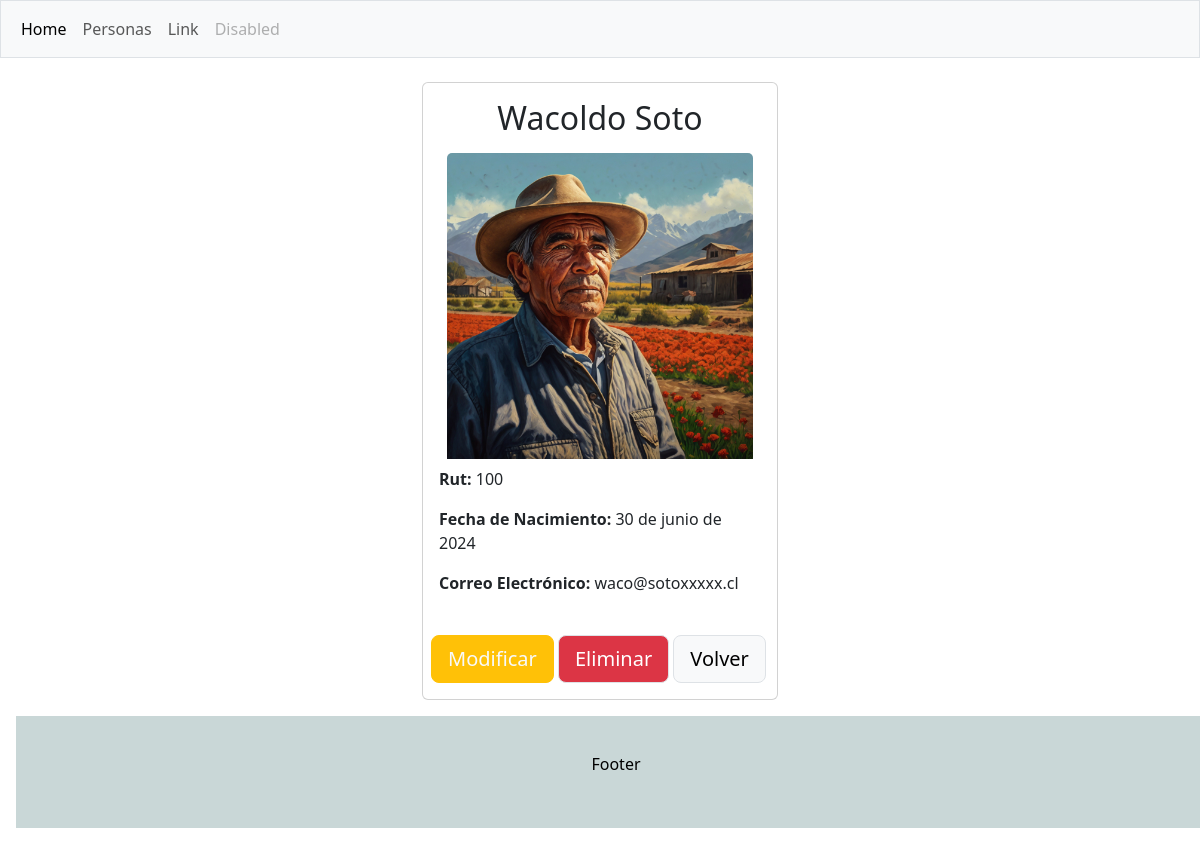
Page /detalles/100 on the earlier database version.
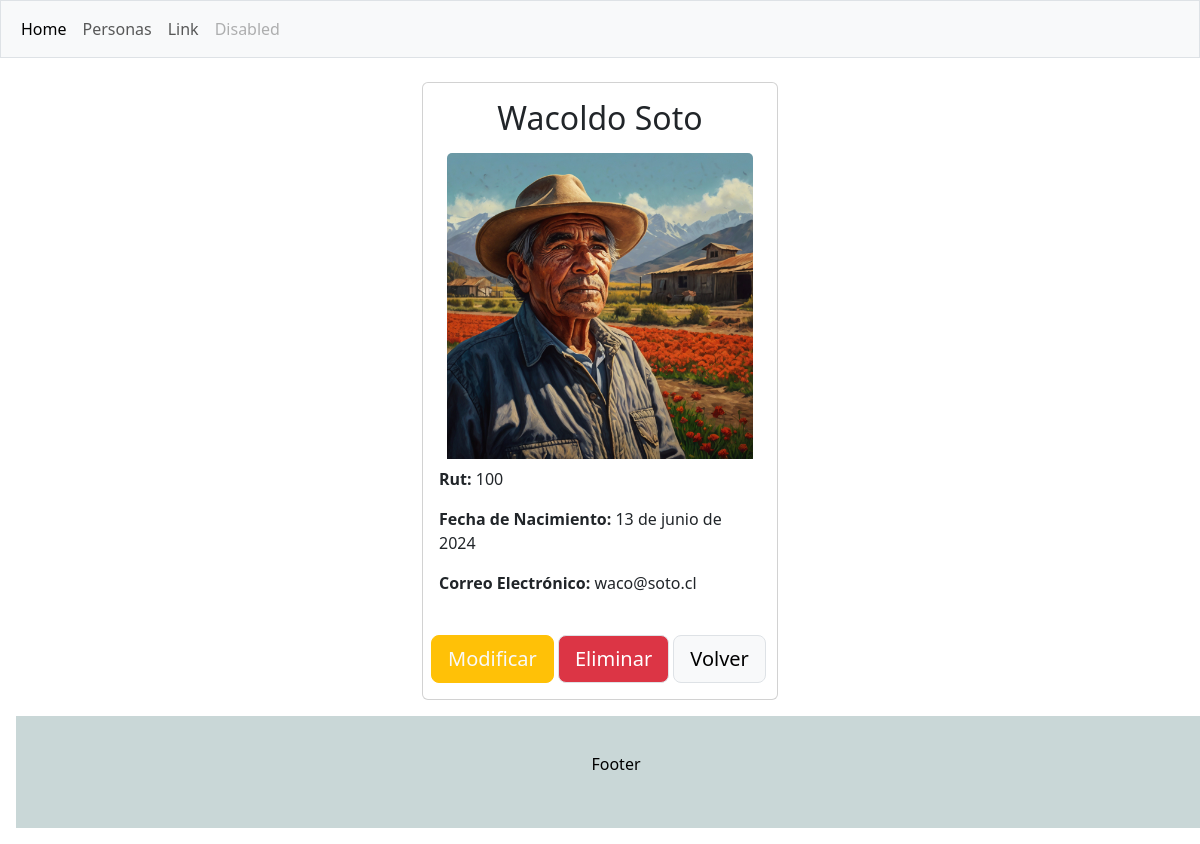
Same page on the later database version.
### crud/models.py (models this page shows, shortened)
class Persona(models.Model):
    rut=models.CharField(max_length=10, primary_key=True)
    nombre=models.CharField(max_length=50, null=False)
    apellido=models.CharField(max_length=50, null=False)
    f_nacto=models.DateField()
    email=models.EmailField(max_length=100, null=False)
    imagen=models.ImageField(upload_to='personas', null=True)

### crud/views.py (the view)
# urls.py: path('detalles/<id>',detalles, name='detalles'),
def detalles(request, id):
    persona=get_object_or_404(Persona,rut=id)
    datos={
        "persona":persona
    }
    return render(request,'crud/detalles.html',datos)

### crud/templates/crud/detalles.html
{% extends "crud/base.html" %}
{% load static %}
{% block contenido %}
<div class="container mt-4">
    <div class="row">
        <div class="col-sm-4">
        </div>
        <div class="col-sm-4">
            <div>
                <div class="card">
                    <div class="card-body">
                        <h2 class="card-title text-center">{{persona.nombre}} {{persona.apellido}}</h2>
                        <div class="p-2">
                            <img class="card-img-top" src="{{persona.imagen.url}}" alt="Foto" />
                        </div>
                        <p class="card-text"><span style="font-weight:bold;">Rut: </span>{{persona.rut}}</p>
                        <p class="card-text"><span style="font-weight:bold;">Fecha de Nacimiento: </span>{{persona.f_nacto}}</p>
                        <p class="card-text"><span style="font-weight:bold;">Correo Electrónico: </span>{{persona.email}}</p>
                    </div>
                    <div class="mt-3 mb-2 p-2">
                        <a href="{% url 'modificarpersona' persona.rut %}" role="button" class="btn btn-warning btn-lg text-light">Modificar</a>                       </a>
                        <a href="{% url 'eliminarpersona' persona.rut %}" role="button" class="btn btn-danger border btn-lg">Eliminar</a>
                        <a href="{% url 'personas' %}" role="button" class="btn btn-light border btn-lg">Volver</a>
                    </div>
                </div>
            </div>
        </div>
        <div class="col-sm-4"></div>
    </div>
</div>
{% endblock contenido %}

Differences in the rows shown:
changed Persona "Wacoldo": f_nacto "30 de junio de 2024" → "13 de junio de 2024"; email "waco@sotoxxxxx.cl" → "waco@soto.cl"
